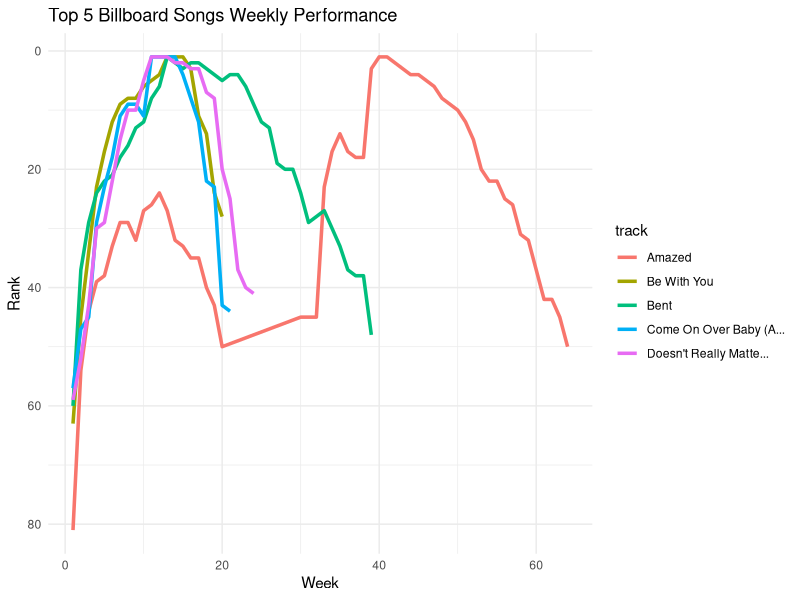
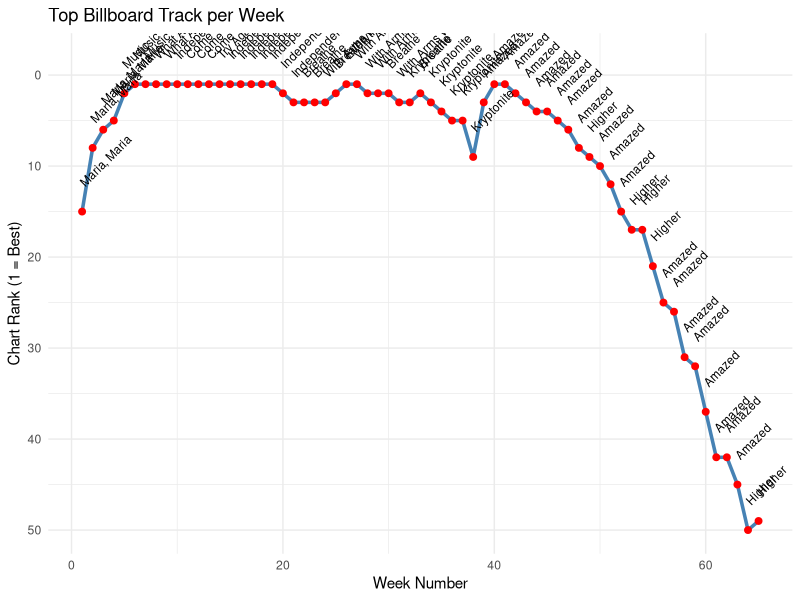

The R source for these figures, in order:

# data_tidying.R
# Billboard data tidying and visualization from the R4DS dataset

library(tidyverse)

# Load and pivot the dataset
billboard_long <- billboard %>%
  pivot_longer(
    cols = starts_with("wk"),
    names_to = "week",
    names_prefix = "wk",
    values_to = "rank",
    values_drop_na = TRUE
  ) %>%
  mutate(week = as.integer(week))

# Plot 1: Top 5 tracks based on peak rank
top_tracks <- billboard_long %>%
  group_by(track) %>%
  summarise(best_rank = min(rank, na.rm = TRUE)) %>%
  arrange(best_rank) %>%
  slice(1:5) %>%
  pull(track)

billboard_filtered <- billboard_long %>%
  filter(track %in% top_tracks)

ggplot(billboard_filtered, aes(x = week, y = rank, group = track, color = track)) +
  geom_line(size = 1.2) +
  scale_y_reverse() +
  labs(
    title = "Top 5 Billboard Songs Weekly Performance",
    x = "Week",
    y = "Rank"
  ) +
  theme_minimal()

# Plot 2: Top track per week
top_track_per_week <- billboard_long %>%
  group_by(week) %>%
  slice_min(rank, n = 1, with_ties = FALSE) %>%
  ungroup()

ggplot(top_track_per_week, aes(x = week, y = rank, label = track)) +
  geom_line(aes(group = 1), color = "steelblue", size = 1.2) +
  geom_point(color = "red", size = 2) +
  geom_text(aes(y = rank - 3), size = 3, angle = 45, hjust = 0) +
  scale_y_reverse() +
  labs(
    title = "Top Billboard Track per Week",
    x = "Week Number",
    y = "Chart Rank (1 = Best)"
  ) +
  theme_minimal()


df <- tribble(
  ~Id,~bp1,~bp2,
  "A",120,100,
  "B",150,115,
  "C",120,125
)

df_long <- df %>% pivot_longer(
  cols = starts_with("bp"),
  names_to = "measurement",
  values_to = "value"
)

df_long


who_long <-who %>%
  pivot_longer(
    cols = starts_with("new"),         # All the measurement columns
    names_to = "key",                  # Puts column names into a new column called `key`
    values_to = "cases",               # Values go into a column called `cases`
    values_drop_na = TRUE              # Drop missing values
  )

who_tidy <- who_long %>%
  separate(key, into = c("new", "type", "sexage"), sep = "_") %>%
  select(-new) %>%  # Drop the constant "new"
  mutate(
    sex = substr(sexage, 1, 1),
    age = substr(sexage, 2, nchar(sexage))
  ) %>%
  select(-sexage)
